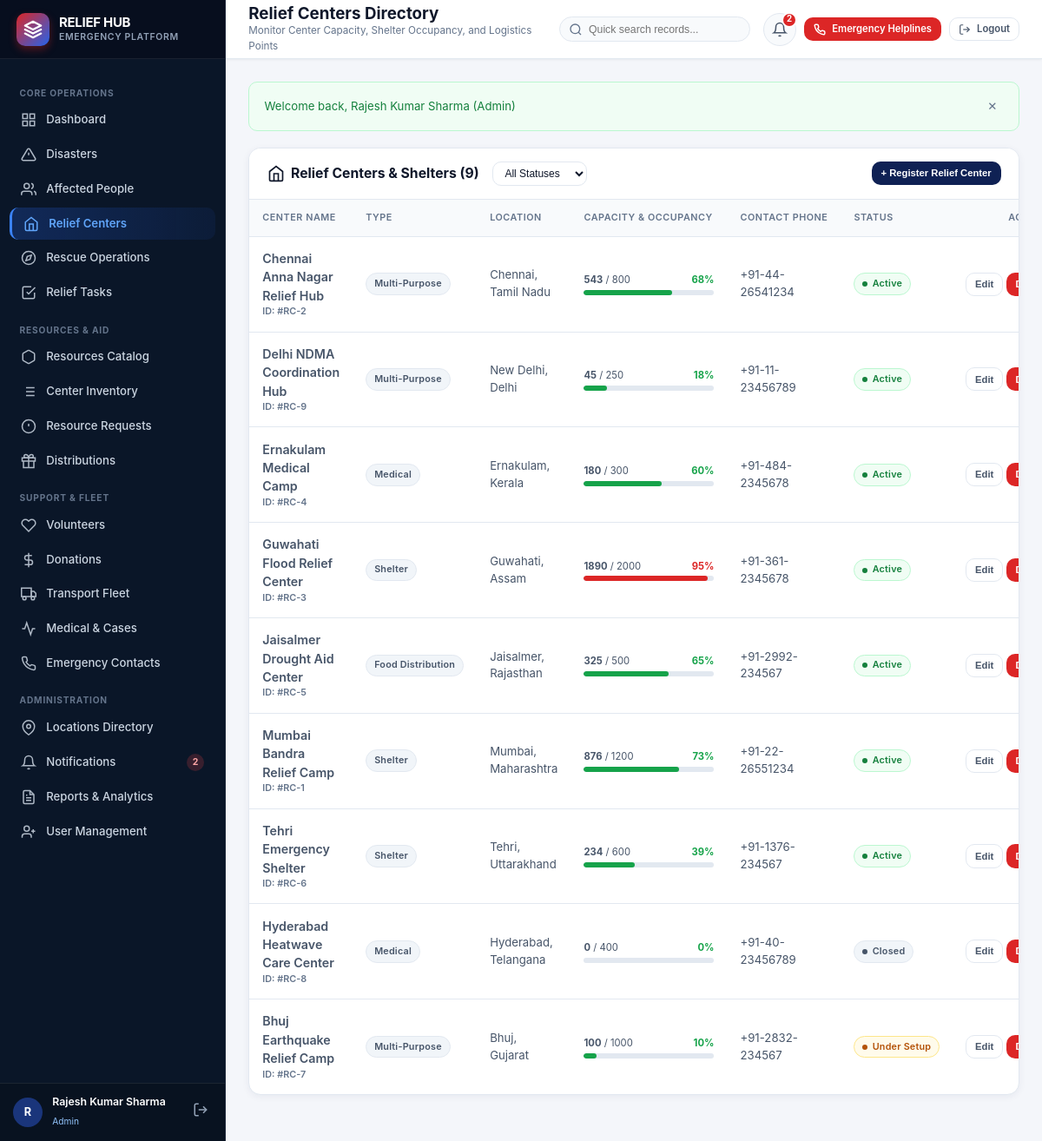
The app's page /relief_centers.php (signed in) with its own data.
### tables this page shows
CREATE TABLE IF NOT EXISTS relief_centers (
    center_id INT PRIMARY KEY AUTO_INCREMENT,
    location_id INT NOT NULL,
    center_name VARCHAR(150) NOT NULL,
    center_type ENUM('Shelter', 'Food Distribution', 'Medical', 'Multi-Purpose') NOT NULL,
    capacity INT NOT NULL,
    current_occupancy INT DEFAULT 0,
    contact_number VARCHAR(20),
    status ENUM('Active', 'Full', 'Closed', 'Under Setup') DEFAULT 'Active',
    created_at TIMESTAMP DEFAULT CURRENT_TIMESTAMP,
    updated_at TIMESTAMP DEFAULT CURRENT_TIMESTAMP ON UPDATE CURRENT_TIMESTAMP,
    FOREIGN KEY (location_id) REFERENCES locations(location_id) ON DELETE RESTRICT,
    INDEX idx_center_status (status)
);

CREATE TABLE IF NOT EXISTS locations (
    location_id INT PRIMARY KEY AUTO_INCREMENT,
    location_name VARCHAR(150) NOT NULL,
    address TEXT,
    city VARCHAR(100),
    state VARCHAR(100),
    pincode VARCHAR(20),
    latitude DECIMAL(10, 8),
    longitude DECIMAL(11, 8)
);

### config/auth.php (called while the page is built, shortened)
<?php
require_once __DIR__ . '/db.php';
function isLoggedIn() {
    return isset($_SESSION['user_id']) && !empty($_SESSION['user_id']);
}
function hasRole($roles) {
    $role = $_SESSION['role_name'] ?? '';
    if (is_array($roles)) {
        return in_array($role, $roles);
    }
    return $role === $roles;
}

### config/db.php (called while the page is built, shortened)
<?php
function escape($str) {
    return htmlspecialchars($str ?? '', ENT_QUOTES, 'UTF-8');
}

### relief_centers.php (the view, shortened to what this page needs)
<?php
require_once __DIR__ . '/config/db.php';
require_once __DIR__ . '/config/auth.php';
$pdo = getDB();
$sql = "
    SELECT rc.*, l.city, l.state, l.location_name
    FROM relief_centers rc
    JOIN locations l ON rc.location_id = l.location_id
    WHERE 1=1
";
$params = [];
$sql .= " ORDER BY rc.status ASC, rc.center_name ASC";
$stmt = $pdo->prepare($sql);
$stmt->execute($params);
$centers = $stmt->fetchAll();
require_once __DIR__ . '/includes/header.php';
require_once __DIR__ . '/includes/sidebar.php';
?>
<div class="main-wrapper">
  <?php require_once __DIR__ . '/includes/topbar.php'; ?>
  <div class="card">
    <div class="card-header">
      <div style="display: flex; align-items: center; gap: 1rem; flex-wrap: wrap;">
        <h3 class="card-title">
          <svg width="20" height="20" viewBox="0 0 24 24" fill="none" stroke="currentColor" stroke-width="2"><path d="M3 9l9-7 9 7v11a2 2 0 0 1-2 2H5a2 2 0 0 1-2-2z"/><polyline points="9 22 9 12 15 12 15 22"/></svg>
          <span>Relief Centers & Shelters (<?= count($centers) ?>)</span>
        </h3>
        <form method="GET" action="relief_centers.php">
          <select name="status" class="form-select" style="width: auto; padding: 0.35rem 0.65rem; font-size: 0.8rem;" onchange="this.form.submit()">
            <option value="">All Statuses</option>
          </select>
        </form>
      </div>
      <div class="card-actions">
        <?php if (hasRole(['Admin', 'Disaster Coordinator'])): ?>
          <button type="button" class="btn btn-primary btn-sm" data-modal="modalAddCenter">
            + Register Relief Center
          </button>
        <?php endif; ?>
      </div>
    </div>
    <div class="table-responsive">
      <table class="data-table">
        <thead>
          <tr>
            <th>Center Name</th>
            <th>Type</th>
            <th>Location</th>
            <th>Capacity & Occupancy</th>
            <th>Contact Phone</th>
            <th>Status</th>
            <?php if (hasRole(['Admin', 'Disaster Coordinator'])): ?>
              <th style="text-align: right;">Actions</th>
            <?php endif; ?>
          </tr>
        </thead>
        <tbody>
          <?php if (empty($centers)): ?>
            <tr><td colspan="7" style="text-align: center; color: var(--text-muted); padding: 2.5rem;">No relief centers found.</td></tr>
          <?php else: ?>
            <?php foreach ($centers as $c): ?>
              <?php
                $pct = $c['capacity'] > 0 ? round(($c['current_occupancy'] / $c['capacity']) * 100) : 0;
                $barColor = '#16a34a';
                if ($pct >= 90) $barColor = '#dc2626';
                elseif ($pct >= 75) $barColor = '#d97706';
                $stClass = 'badge-neutral';
                if ($c['status'] === 'Active') $stClass = 'badge-success';
                elseif ($c['status'] === 'Full') $stClass = 'badge-critical';
                elseif ($c['status'] === 'Under Setup') $stClass = 'badge-warning';
              ?>
              <tr>
                <td class="table-cell-bold">
                  <div style="font-size: 0.95rem;"><?= escape($c['center_name']) ?></div>
                  <div style="font-size: 0.72rem; color: var(--text-muted);">
                    ID: #RC-<?= $c['center_id'] ?>
                  </div>
                </td>
                <td>
                  <span class="badge badge-neutral"><?= escape($c['center_type']) ?></span>
                </td>
                <td>
                  <?= escape($c['city']) ?>, <?= escape($c['state']) ?>
                </td>
                <td style="min-width: 180px;">
                  <div style="display: flex; justify-content: space-between; font-size: 0.75rem; margin-bottom: 3px;">
                    <span><strong><?= $c['current_occupancy'] ?></strong> / <?= $c['capacity'] ?></span>
                    <span style="font-weight: 700; color: <?= $barColor ?>;"><?= $pct ?>%</span>
                  </div>
                  <div style="width: 100%; height: 6px; background: #e2e8f0; border-radius: 999px; overflow: hidden;">
                    <div style="width: <?= min($pct, 100) ?>%; height: 100%; background: <?= $barColor ?>; border-radius: 999px;"></div>
                  </div>
                </td>
                <td>
                  <?= escape($c['contact_number'] ?: 'N/A') ?>
                </td>
                <td>
                  <span class="badge <?= $stClass ?>">
                    <span class="badge-dot"></span>
                    <?= escape($c['status']) ?>
                  </span>
                </td>
                <?php if (hasRole(['Admin', 'Disaster Coordinator'])): ?>
                  <td style="text-align: right; white-space: nowrap;">
                    <button type="button" class="btn btn-sm btn-outline"
                            onclick='openEditCenter(<?= json_encode($c, JSON_HEX_APOS | JSON_HEX_QUOT) ?>)'>
                      Edit
                    </button>
                    <?php if (hasRole('Admin')): ?>
                      <form method="POST" action="relief_centers.php" style="display: inline;" onsubmit="return confirmDelete('Delete this relief center?');">
                        <button type="submit" class="btn btn-sm btn-danger">Delete</button>
                      </form>
                    <?php endif; ?>
                  </td>
                <?php endif; ?>
              </tr>
            <?php endforeach; ?>
          <?php endif; ?>
        </tbody>
      </table>
    </div>
  </div>
<?php require_once __DIR__ . '/includes/footer.php'; ?>

### records on screen
relief_centers: center_name "Chennai Anna Nagar Relief Hub", center_id "2", center_type "Multi-Purpose", location.city "Chennai", location.state "Tamil Nadu", current_occupancy "543", capacity "800", pct "68", contact_number "+91-44-26541234", status "Active"
relief_centers: center_name "Delhi NDMA Coordination Hub", center_id "9", center_type "Multi-Purpose", location.city "New Delhi", location.state "Delhi", current_occupancy "45", capacity "250", pct "18", contact_number "+91-11-23456789", status "Active"
relief_centers: center_name "Ernakulam Medical Camp", center_id "4", center_type "Medical", location.city "Ernakulam", location.state "Kerala", current_occupancy "180", capacity "300", pct "60", contact_number "+91-484-2345678", status "Active"
relief_centers: center_name "Guwahati Flood Relief Center", center_id "3", center_type "Shelter", location.city "Guwahati", location.state "Assam", current_occupancy "1890", capacity "2000", pct "95", contact_number "+91-361-2345678", status "Active"
relief_centers: center_name "Jaisalmer Drought Aid Center", center_id "5", center_type "Food Distribution", location.city "Jaisalmer", location.state "Rajasthan", current_occupancy "325", capacity "500", pct "65", contact_number "+91-2992-234567", status "Active"
relief_centers: center_name "Mumbai Bandra Relief Camp", center_id "1", center_type "Shelter", location.city "Mumbai", location.state "Maharashtra", current_occupancy "876", capacity "1200", pct "73", contact_number "+91-22-26551234", status "Active"
relief_centers: center_name "Tehri Emergency Shelter", center_id "6", center_type "Shelter", location.city "Tehri", location.state "Uttarakhand", current_occupancy "234", capacity "600", pct "39", contact_number "+91-1376-234567", status "Active"
relief_centers: center_name "Hyderabad Heatwave Care Center", center_id "8", center_type "Medical", location.city "Hyderabad", location.state "Telangana", current_occupancy "0", capacity "400", contact_number "+91-40-23456789", status "Closed"
relief_centers: center_name "Bhuj Earthquake Relief Camp", center_id "7", center_type "Multi-Purpose", location.city "Bhuj", location.state "Gujarat", current_occupancy "100", capacity "1000", pct "10", contact_number "+91-2832-234567", status "Under Setup"

### other values on screen
$unreadCount "2"
substr($user['full_name'], 0, 1) "R"
$user['full_name'] "Rajesh Kumar Sharma"
$user['role_name'] "Admin"
$pageTitle "Relief Centers Directory"
$pageSubtitle "Monitor Center Capacity, Shelter Occupancy, and Logistics Points"
$topUnread "2"
$msg "Welcome back, Rajesh Kumar Sharma (Admin)"
count($centers) "9"
